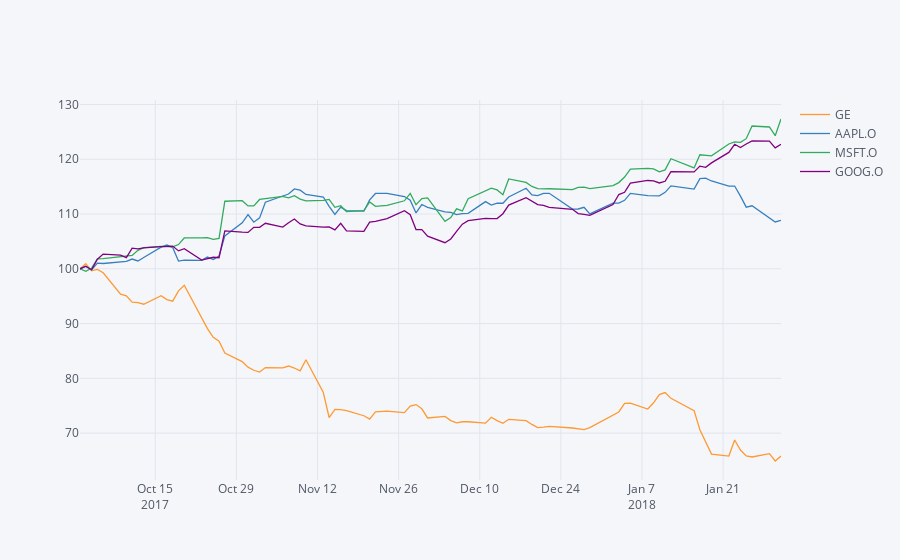

The notebook cell saved with this chart:
### Code cell
dftech.normalize().iplot()
